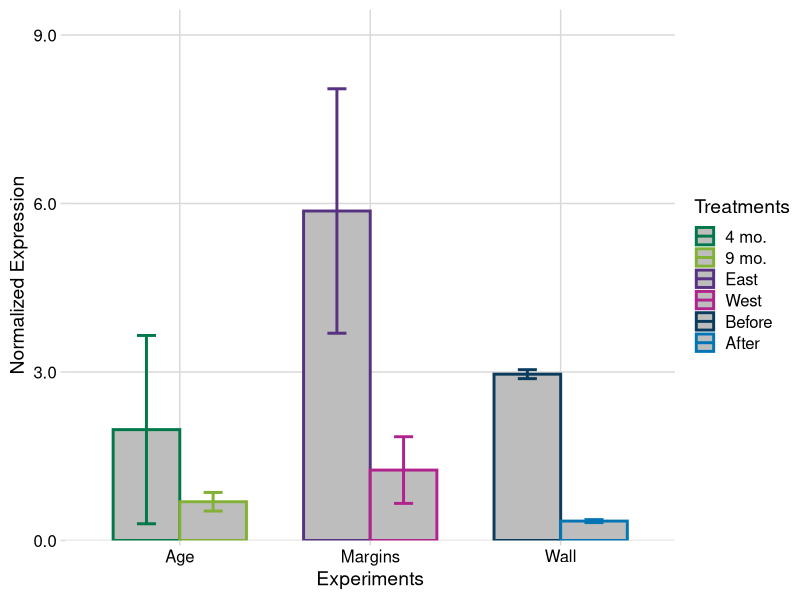

The R source for this figure: (Note: this script raises an error after producing the figure.)
library(ggplot2)
library(scales)
library(reshape2)
library(cowplot)
theme_set(theme_minimal_grid())
library(png)
library(grid)
library(RColorBrewer)


#export 1100 x 1350

C1 <- "#007849"
C2 <- "#82b135"
C3 <- "#0B3C5D"
C4 <- "#0375B4"
C5 <- "#573280"
C6 <- "#b0228c"


LHY_levels <- read.csv("LHY_histogram.txt", sep="\t")
LHY_levels$Treatments = factor(LHY_levels$Treatments, levels=c("4 mo.", "9 mo.", "East", "West", "Before", "After"))

LHY_experiments <- ggplot(data=LHY_levels, aes(x=Experiments,Treatments, y=LHY, colour=Treatments)) +
  geom_bar(stat="identity", position=position_dodge(), width=0.7, fill="#bdbdbd", size = 1)+
  geom_errorbar(aes(ymin=LHY-STDEV, ymax=LHY+STDEV), width=.2, position=position_dodge(.7), size = 1)+
  scale_colour_manual(values=c(C1, C2, C5, C6, C3, C4))+
  scale_y_continuous(breaks=seq(0,9,3), name="Normalized Expression", limits=c(0,9), labels = scales::number_format(accuracy = 0.1), expand = expansion(mult = c(0, 0.05)))
  LHY_experiments


+ 
  scale_fill_manual(values=c("#383838", "#bdbdbd"))+
  scale_x_discrete(labels=c("leaf +1 circadian" = "Circadian", "leaf +1 C1" = "4 months old", "leaf +1 C2" = "9 months old"))+
  scale_y_continuous(expand = c(0, 0), limits = c(0,15000), breaks=seq(0,12000, by=2000), name="Counts")+
  theme(text = element_text(size=18), 
        legend.title = element_blank(), 
        legend.position="right", 
        axis.ticks = element_blank(),
        legend.spacing.x = unit(0.05, 'cm'),
        axis.line = element_blank(),
        axis.text.x = element_text(size=18),
        axis.text.y = element_text(size=18),
        panel.grid.major.y = element_line(colour = "#e5e5e5", size = 0.5),
        panel.grid.major.x = element_blank(),
        legend.margin=margin(0,0,0,0),
        legend.box.margin=margin(0,0,-5,-5),
        axis.title = element_text(face="bold", size=14),
        axis.title.x = element_blank()
  ) 
Transcriptome_description 